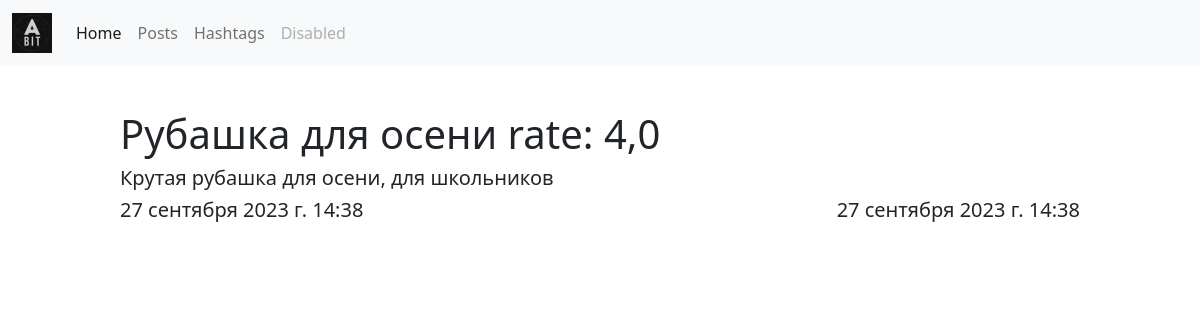
The app's page /posts/12/ with its own data.
### apps/posts/models.py (models this page shows, shortened)
class Post(models.Model):
    preview = models.ImageField(upload_to='post_previews', blank=True, null=True)
    title = models.CharField(max_length=128)
    description = models.TextField()
    rate = models.FloatField(default=5)
    """ references """
    hashtags = models.ManyToManyField(Hashtag, related_name="posts")
    created_date = models.DateTimeField(auto_now_add=True) # auto_now_add
    modified_date = models.DateTimeField(auto_now=True) # auto_now

### apps/posts/views.py (the view)
# urls.py: path('posts/<int:id>/', posts_views.post_detail_view),
def post_detail_view(request, id):
    if request.method == 'GET':
        post = Post.objects.get(id=id)
        context_data = {
            'post': post
        }
        return render(request, 'posts/detail.html', context=context_data)

### templates/posts/detail.html (shortened to what this page needs)
{% extends 'layouts/index.html' %}
{% block content %}
    <div class="info">
        <h1>{{ post.title }} rate: {{ post.rate }}</h1>
        <h5>{{ post.description }}</h5>
        <div class="dates">
            <h5>{{ post.created_date }}</h5>
            <h5>{{ post.modified_date }}</h5>
        </div>
    </div>
{% endblock %}

### templates/posts/detail.html (style rules this page uses)
.info { width: 80%; margin-top: 20px; margin-left: 10%; }
.dates { display: flex; justify-content: space-between; }

### records on screen
Post: title "Рубашка для осени", rate "4,0", description "Крутая рубашка для осени, для школьников", created_date "27 сентября 2023 г. 14:38", modified_date "27 сентября 2023 г. 14:38"
